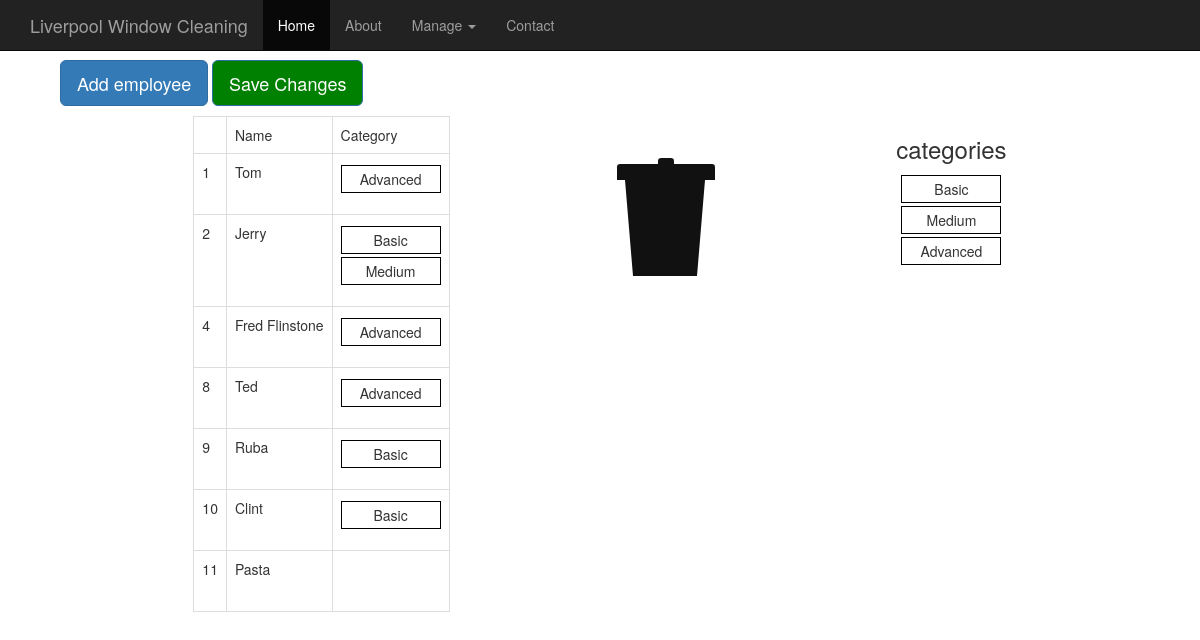
Before: /daily/employees with the older database file.
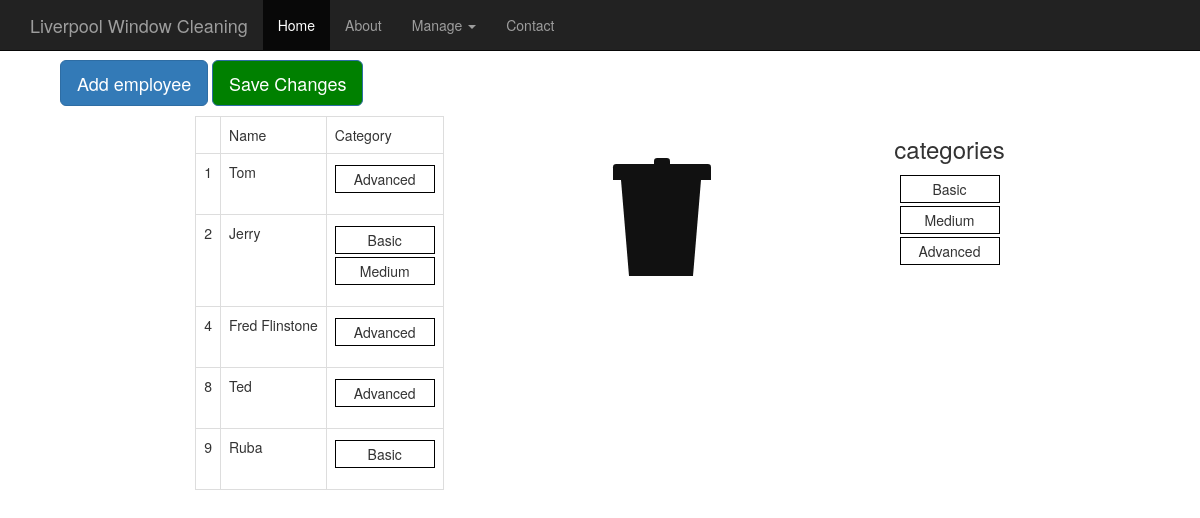
After: the same page with the newer database file.
### daily/models.py (models this page shows, shortened)
class Employee(models.Model):
  name = models.CharField(max_length=100)
  category = models.ManyToManyField(Category)

class Category(models.Model):
  name = models.CharField(max_length=100)

### daily/views.py (the view)
def manage_employees(request):
  employees = Employee.objects.all()
  categories = Category.objects.all()
  context = {'employees': employees, 'cats': categories}
  return render(request, 'daily/employees.html', context)

### daily/templates/daily/employees.html (shortened to what this page needs)
{% extends 'daily/base.html' %}
{% load static %}
{% block content %}
        <div id="form-fields">
          <button type="button" class="btn btn-primary btn-lg"
            id="new-emp-button" onclick="addEmployee()">Add employee</button>
          <button type="button" class="btn btn-primary btn-lg"
            id="save-button" onclick="updateEmployees()">Save Changes</button>
        </div>
        <div class="h-box">
          <table class="table table-bordered" id="daily-table">
            <tbody>
              <tr>
                <td> </td>
                <td>Name</td>
                <td>Category</td>
              </tr>
              {% for emp in employees.all %}
              <tr class="emp">
                <td>{{ emp.id }}</td>
                <td class="emp-name-td">{{ emp.name }}</td>
                <td>
                  <ol class='sortable_with_drop cat_list'>
                    {% for cat in emp.category.all %}
                    <li class="flex-li cat">{{ cat.name }}</li>
                      {% endfor %}
                  </ol>
                </td>
              </tr>
              {% endfor %}
            </tbody>
          </table>
          <ol class='trash category_trash'>
            <li>
                <div class="lid"></div>
                <div class="lidcap"></div>
                <div class="bin"></div>
                </li>
              </ol>
          <div class="v-box" id="sources">
            <div class="cats-list">
            <h3>categories</h3>
            <ol class='sortable_with_no_drop' id="cats-source">
              {% for cat in cats.all %}
              <li class="flex-li category">{{ cat.name }}</li>
              {% endfor %}
            </ol>
          </div>
          </div>
        </div>
      </body>
      {% endblock %}

Changed rows visible on the page:
removed Employee: id "10", name "Clint", Category (name "Basic")
removed Employee: id "11", name "Pasta"
